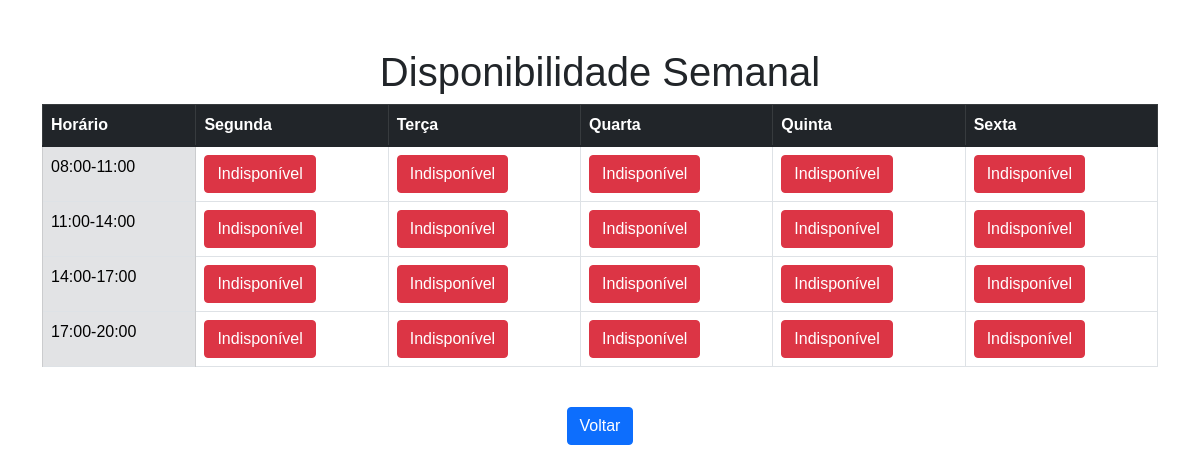
/disponibilidade.php (signed in), run on the app's committed database.
### tables this page shows
CREATE TABLE IF NOT EXISTS `disponiblidade` (
  `id` int(11) NOT NULL AUTO_INCREMENT,
  `professor` int(11) NOT NULL,
  `2b1` tinyint(1) DEFAULT 0,
  `2b2` tinyint(1) DEFAULT 0,
  `2b3` tinyint(1) DEFAULT 0,
  `2b4` tinyint(1) DEFAULT 0,
  `3b1` tinyint(1) DEFAULT 0,
  `3b2` tinyint(1) DEFAULT 0,
  `3b3` tinyint(1) DEFAULT 0,
  `3b4` tinyint(1) DEFAULT 0,
  `4b1` tinyint(1) DEFAULT 0,
  `4b2` tinyint(1) DEFAULT 0,
  `4b3` tinyint(1) DEFAULT 0,
  `4b4` tinyint(1) DEFAULT 0,
  `5b1` tinyint(1) DEFAULT 0,
  `5b2` tinyint(1) DEFAULT 0,
  `5b3` tinyint(1) DEFAULT 0,
  `5b4` tinyint(1) DEFAULT 0,
  `6b1` tinyint(1) DEFAULT 0,
  `6b2` tinyint(1) DEFAULT 0,
  `6b3` tinyint(1) DEFAULT 0,
  `6b4` tinyint(1) DEFAULT 0,
  PRIMARY KEY (`id`),
  KEY `professor` (`professor`),
  CONSTRAINT `disponiblidade_ibfk_1` FOREIGN KEY (`professor`) REFERENCES `usuarios` (`id`)
);

### disponibilidade.php (the view, shortened to what this page needs)
<?php
$host = 'localhost';
$db = 'escola';
$user = 'root';
$pass = '';
$conn = new mysqli($host, $user, $pass, $db);
if (isset($_COOKIE['formador_id'])) {
    $professor_id = $_COOKIE['formador_id'];
} else {
    die("Usuário não autenticado. Por favor, faça login.");
}
$stmt = $conn->prepare("SELECT * FROM disponiblidade WHERE professor = ?");
$stmt->bind_param("i", $professor_id);
$stmt->execute();
$result = $stmt->get_result();
$disponibilidade = $result->fetch_assoc();
$bloqueios = [];
$sql_bloqueios = "SELECT dia_semana, hora_inicio, hora_fim FROM bloqueios";
$result_bloqueios = $conn->query($sql_bloqueios);
if ($result_bloqueios->num_rows > 0) {
    while ($row = $result_bloqueios->fetch_assoc()) {
        $bloqueios[] = $row;
    }
}
?>
<!DOCTYPE html>
<html lang="pt">
<head>
    <link href="https://cdn.jsdelivr.net/npm/bootstrap@5.1.3/dist/css/bootstrap.min.css" rel="stylesheet">
    <link rel="stylesheet" href="https://cdnjs.cloudflare.com/ajax/libs/font-awesome/6.0.0-beta3/css/all.min.css">
</head>
<body>
<div class="container mt-5">
    <h1 class="text-center">Disponibilidade Semanal</h1>
    <div class="table-responsive">
        <table class="table table-bordered">
            <thead class="table-dark">
            <tr>
                <th>Horário</th>
                <th>Segunda</th>
                <th>Terça</th>
                <th>Quarta</th>
                <th>Quinta</th>
                <th>Sexta</th>
            </tr>
            </thead>
            <tbody>
            <?php
            $blocos = [
                "1" => "08:00:00",
                "2" => "11:00:00",
                "3" => "14:00:00",
                "4" => "17:00:00"
            ];
            $fim_blocos = [
                "1" => "11:00:00",
                "2" => "14:00:00",
                "3" => "17:00:00",
                "4" => "20:00:00"
            ];
            $dias = ["2b", "3b", "4b", "5b", "6b"];
            $dias_semana = ["Segunda", "Terça", "Quarta", "Quinta", "Sexta"];
            function is_bloqueado($dia, $hora_inicio, $hora_fim, $bloqueios)
            {
                return false;
            }
            foreach ($blocos as $bloco => $hora_inicio) {
                echo "<tr>";
                echo "<td class='table-secondary'>" . substr($hora_inicio, 0, 5) . "-" . substr($fim_blocos[$bloco], 0, 5) . "</td>";
                foreach ($dias as $index => $dia) {
                    $coluna = $dia . $bloco;
                    $valor = $disponibilidade[$coluna] ?? 0;
                    $status = $valor ? 'Disponível' : 'Indisponível';
                    $nova_disponibilidade = $valor ? 0 : 1;
                    $dia_semana = $dias_semana[$index];
                    $hora_fim = $fim_blocos[$bloco];
                    $bloqueado = is_bloqueado($dia_semana, $hora_inicio, $hora_fim, $bloqueios);
                    echo "<td>
                            <form method='post' action=''>
                                <input type='hidden' name='dia' value='$coluna'>
                                <input type='hidden' name='valor' value='$nova_disponibilidade'>
                                <button type='submit' class='btn btn-" . ($valor ? 'success' : 'danger') . " " . ($bloqueado ? 'btn-disabled' : '') . "' " . ($bloqueado ? 'disabled' : '') . ">
                                    " . ($bloqueado ? 'Bloqueado' : $status) . "
                                </button>
                            </form>
                          </td>";
                }
                echo "</tr>";
            }
            ?>
            </tbody>
        </table>
    </div>
    <div class="text-center mt-4">
        <a href="professor.php" class="btn btn-primary">Voltar</a>
    </div>
</div>
</body>
</html>

### disponibilidade.php (style rules this page uses)
body { font-family: Arial, sans-serif; }

### data on the page
disponiblidade: 2b1 "Indisponível", 3b1 "Indisponível", 4b1 "Indisponível", 5b1 "Indisponível", 6b1 "Indisponível", 2b2 "Indisponível", 3b2 "Indisponível", 4b2 "Indisponível", 5b2 "Indisponível", 6b2 "Indisponível", 2b3 "Indisponível", 3b3 "Indisponível", 4b3 "Indisponível", 5b3 "Indisponível", 6b3 "Indisponível", 2b4 "Indisponível", 3b4 "Indisponível", 4b4 "Indisponível", 5b4 "Indisponível", 6b4 "Indisponível"

### other printed values
substr($hora_inicio, 0, 5) "08:00"
substr($fim_blocos[$bloco], 0, 5) "11:00"
substr($hora_inicio, 0, 5) "11:00"
substr($fim_blocos[$bloco], 0, 5) "14:00"
substr($hora_inicio, 0, 5) "14:00"
substr($fim_blocos[$bloco], 0, 5) "17:00"
substr($hora_inicio, 0, 5) "17:00"
substr($fim_blocos[$bloco], 0, 5) "20:00"
